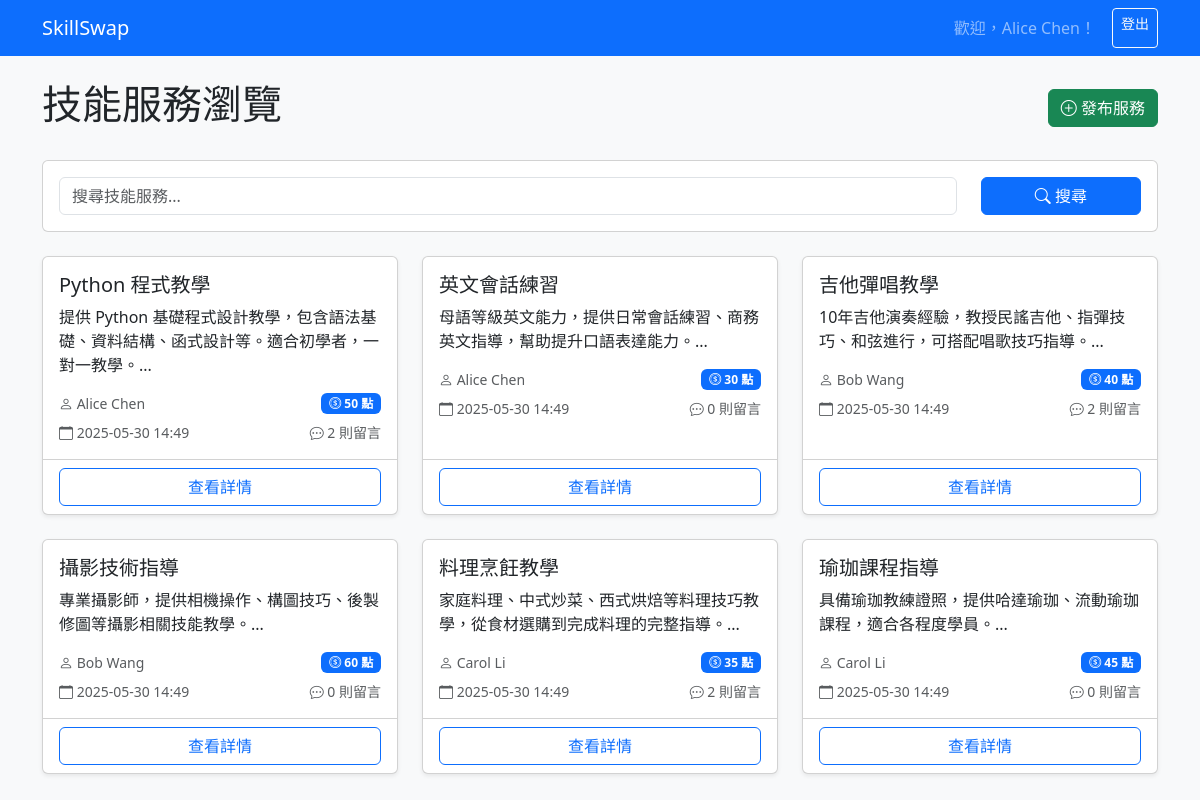
The page /posts.php (signed in) on the database its author committed.
### tables this page shows
CREATE TABLE `SkillPost` (
  `post_id` INT AUTO_INCREMENT PRIMARY KEY,
  `user_id` INT NOT NULL,
  `title` VARCHAR(100) NOT NULL,
  `description` TEXT NOT NULL,
  `point_cost` INT NOT NULL,
  `created_at` DATETIME NOT NULL DEFAULT CURRENT_TIMESTAMP,
  FOREIGN KEY (`user_id`) REFERENCES `User`(`user_id`) ON DELETE CASCADE
);

CREATE TABLE `User` (
  `user_id` INT AUTO_INCREMENT PRIMARY KEY,
  `email` VARCHAR(255) NOT NULL UNIQUE,
  `password_hash` VARCHAR(255) NOT NULL,
  `name` VARCHAR(100) NOT NULL,
  `created_at` DATETIME NOT NULL DEFAULT CURRENT_TIMESTAMP
);

### src/skill_post.php (called while the page is built, shortened)
<?php
function get_all_posts($search = '', $limit = 20, $offset = 0) {
    global $pdo;
    $limit = (int)$limit;
    $offset = (int)$offset;
    $sql = "SELECT p.*, u.name as author_name
            FROM SkillPost p
            JOIN User u ON p.user_id = u.user_id
            WHERE p.title LIKE ? OR p.description LIKE ?
            ORDER BY p.created_at DESC
            LIMIT $limit OFFSET $offset";
    $searchTerm = '%' . $search . '%';
    $stmt = $pdo->prepare($sql);
    $stmt->execute([$searchTerm, $searchTerm]);
    return $stmt->fetchAll(PDO::FETCH_ASSOC);
}

### src/comment.php (called while the page is built, shortened)
<?php
function get_comment_count_by_post($post_id) {
    global $pdo;
    $stmt = $pdo->prepare("SELECT COUNT(*) as count FROM Comment WHERE post_id = ?");
    $stmt->execute([$post_id]);
    $result = $stmt->fetch(PDO::FETCH_ASSOC);
    return $result['count'] ?? 0;
}

### public/posts.php (the view, shortened to what this page needs)
<?php
require_once __DIR__ . '/../src/db.php';
require_once __DIR__ . '/../src/skill_post.php';
require_once __DIR__ . '/../src/comment.php';
$search = $_GET['search'] ?? '';
$page = max(1, intval($_GET['page'] ?? 1));
$limit = 12;
$offset = ($page - 1) * $limit;
$posts = get_all_posts($search, $limit, $offset);
?>
<!DOCTYPE html>
<html lang="zh-Hant">
<head>
    <link href="https://cdn.jsdelivr.net/npm/bootstrap@5.3.0/dist/css/bootstrap.min.css" rel="stylesheet">
    <link rel="stylesheet" href="https://cdn.jsdelivr.net/npm/bootstrap-icons@1.11.0/font/bootstrap-icons.css">
</head>
<body>
    <nav class="navbar navbar-expand-lg navbar-dark bg-primary">
        <div class="container">
            <a class="navbar-brand" href="index.php">SkillSwap</a>
            <div class="navbar-nav ms-auto">
                <span class="navbar-text me-3">歡迎，<?= htmlspecialchars($_SESSION['user_name']) ?>！</span>
                <a class="btn btn-outline-light btn-sm" href="logout.php">登出</a>
            </div>
        </div>
    </nav>
    <div class="container mt-4">
        <div class="row">
            <div class="col-12">
                <div class="d-flex justify-content-between align-items-center mb-4">
                    <h1>技能服務瀏覽</h1>
                    <a href="create_post.php" class="btn btn-success">
                        <i class="bi bi-plus-circle"></i> 發布服務
                    </a>
                </div>
                <div class="card mb-4">
                    <div class="card-body">
                        <form method="GET" action="posts.php">
                            <div class="row">
                                <div class="col-md-10">
                                    <input type="text" class="form-control" name="search"
                                           placeholder="搜尋技能服務..." value="<?= htmlspecialchars($search) ?>">
                                </div>
                                <div class="col-md-2">
                                    <button type="submit" class="btn btn-primary w-100">
                                        <i class="bi bi-search"></i> 搜尋
                                    </button>
                                </div>
                            </div>
                        </form>
                    </div>
                </div>
                <div class="row">
                    <?php if (empty($posts)): ?>
                        <div class="col-12">
                            <div class="alert alert-info text-center">
                                <i class="bi bi-info-circle"></i> 目前沒有符合條件的技能服務
                            </div>
                        </div>
                    <?php else: ?>
                        <?php foreach ($posts as $post): ?>
                            <div class="col-md-6 col-lg-4 mb-4">
                                <div class="card h-100 post-card shadow-sm">
                                    <div class="card-body">
                                        <h5 class="card-title"><?= htmlspecialchars($post['title']) ?></h5>
                                        <p class="card-text"><?= htmlspecialchars(mb_substr($post['description'], 0, 100)) ?>...</p>
                                        <div class="d-flex justify-content-between align-items-center">
                                            <small class="text-muted">
                                                <i class="bi bi-person"></i> <?= htmlspecialchars($post['author_name']) ?>
                                            </small>
                                            <span class="badge bg-primary">
                                                <i class="bi bi-coin"></i> <?= $post['point_cost'] ?> 點
                                            </span>
                                        </div>
                                        <div class="mt-2 d-flex justify-content-between">
                                            <small class="text-muted">
                                                <i class="bi bi-calendar"></i> <?= date('Y-m-d H:i', strtotime($post['created_at'])) ?>
                                            </small>
                                            <small class="text-muted">
                                                <i class="bi bi-chat-dots"></i> <?= get_comment_count_by_post($post['post_id']) ?> 則留言
                                            </small>
                                        </div>
                                    </div>
                                    <div class="card-footer bg-transparent">
                                        <a href="post_detail.php?id=<?= $post['post_id'] ?>" class="btn btn-outline-primary w-100">
                                            查看詳情
                                        </a>
                                    </div>
                                </div>
                            </div>
                        <?php endforeach; ?>
                    <?php endif; ?>
                </div>
            </div>
        </div>
    </div>
</body>
</html>

### public/posts.php (style rules this page uses)
body { background: #f8f9fa; }
.post-card { transition: transform 0.2s; }

### rows shown on the page
skillpost: title "Python 程式教學", description "提供 Python 基礎程式設計教學，包含語法基礎、資料結構、函式設計等。適合初學者，一對一教學。", user.name "Alice Chen", point_cost "50", created_at "2025-05-30 14:49", post_id "2"
skillpost: title "英文會話練習", description "母語等級英文能力，提供日常會話練習、商務英文指導，幫助提升口語表達能力。", user.name "Alice Chen", point_cost "30", created_at "2025-05-30 14:49", post_id "0"
skillpost: title "吉他彈唱教學", description "10年吉他演奏經驗，教授民謠吉他、指彈技巧、和弦進行，可搭配唱歌技巧指導。", user.name "Bob Wang", point_cost "40", created_at "2025-05-30 14:49", post_id "2"
skillpost: title "攝影技術指導", description "專業攝影師，提供相機操作、構圖技巧、後製修圖等攝影相關技能教學。", user.name "Bob Wang", point_cost "60", created_at "2025-05-30 14:49", post_id "0"
skillpost: title "料理烹飪教學", description "家庭料理、中式炒菜、西式烘焙等料理技巧教學，從食材選購到完成料理的完整指導。", user.name "Carol Li", point_cost "35", created_at "2025-05-30 14:49", post_id "2"
skillpost: title "瑜珈課程指導", description "具備瑜珈教練證照，提供哈達瑜珈、流動瑜珈課程，適合各程度學員。", user.name "Carol Li", point_cost "45", created_at "2025-05-30 14:49", post_id "0"

### other values the page prints
$_SESSION['user_name'] "Alice Chen"
